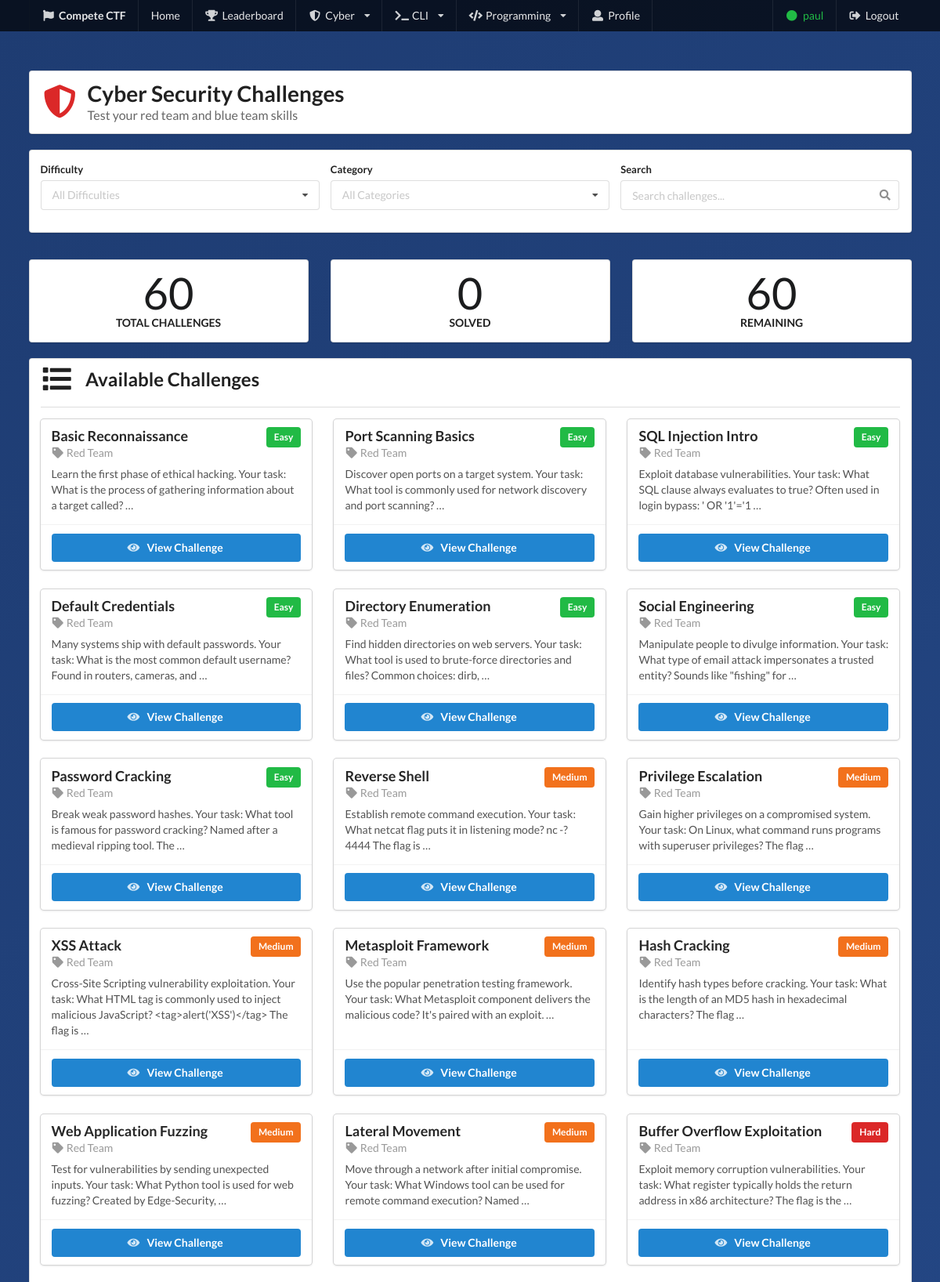
The app's page /cyber/challenges/ (signed in, upper part) with its own data.
### cyber/models.py (models this page shows, shortened)
class NewCyberChallenge(models.Model):
    title = models.CharField(max_length=100)
    description = models.TextField()
    DIFFICULTY_LEVELS = [
        ('Easy', 'Easy'),
        ('Medium', 'Medium'),
        ('Hard', 'Hard'),
    ]
    difficulty = models.CharField(choices=DIFFICULTY_LEVELS, max_length=10, default='Easy')
    CATEGORY_CHOICES = [
        ('Red Team', 'Red Team'),
        ('Blue Team', 'Blue Team'),
        ('Miscellaneous', 'Miscellaneous'),
    ]
    category = models.CharField(choices=CATEGORY_CHOICES, max_length=20, default='Miscellaneous')
    flag = models.CharField(max_length=100)

### cyber/views.py (the view)
# urls.py: path('challenges/', views.challenge_list, name='cli_challenge_list'),
@login_required
def challenge_list(request):
    challenges = NewCyberChallenge.objects.all()
    difficulty = request.GET.get('difficulty')
    category = request.GET.get('category')
    search_query = request.GET.get('search')
    if difficulty:
        challenges = challenges.filter(difficulty=difficulty)
    if category:
        challenges = challenges.filter(category=category)
    if search_query:
        challenges = challenges.filter(name__icontains=search_query)
    total_challenges = challenges.count()
    solved_count = SolvedChallenge.objects.filter(
        user=request.user,
        challenge_type='cyber'
    ).count()
    remaining_count = total_challenges - solved_count
    return render(request, 'cyber/challenge_list.html', {
        'challenges': challenges,
        'total_challenges': total_challenges,
        'solved_count': solved_count,
        'remaining_count': remaining_count
    })

### cyber/templates/cyber/challenge_list.html (shortened to what this page needs)
{% extends 'base.html' %}
{% block content %}
<div class="ui container main-container">
    <div class="ui segment ctf-card">
        <div class="ui stackable grid">
            <div class="twelve wide column">
                <h1 class="ui header">
                    <i class="shield alternate icon red"></i>
                    <div class="content">
                        Cyber Security Challenges
                        <div class="sub header">Test your red team and blue team skills</div>
                    </div>
                </h1>
            </div>
            <div class="four wide column right aligned">
            </div>
        </div>
    </div>
    <div class="ui segment ctf-card" style="margin-top: 20px;">
        <form class="ui form">
            <div class="three fields">
                <div class="field">
                    <label>Difficulty</label>
                    <select class="ui dropdown" name="difficulty" id="difficultyFilter" onchange="this.form.submit()" id="difficultyFilter">
                        <option value="">All Difficulties</option>
                    </select>
                </div>
                <div class="field">
                    <label>Category</label>
                    <select class="ui dropdown" id="categoryFilter">
                        <option value="" name="category" id="categoryFilter" onchange="this.form.submit()">All Categories</option>
                    </select>
                </div>
                <div class="field">
                    <label>Search</label>
                    <div class="ui icon input">
                        <input type="text" placeholder="Search challenges..." name="search" id="searchBox">
                    </div>
                </div>
            </div>
        </form>
    </div>
    <div class="ui three column stackable grid" style="margin-top: 20px;">
        <div class="column">
            <div class="ui segment ctf-card center aligned">
                <div class="ui statistic">
                    <div class="value">{{ total_challenges }}</div>
                    <div class="label">Total Challenges</div>
                </div>
            </div>
        </div>
        <div class="column">
            <div class="ui segment ctf-card center aligned">
                <div class="ui statistic">
                    <div class="value">{{ solved_count }}</div>
                    <div class="label">Solved</div>
                </div>
            </div>
        </div>
        <div class="column">
            <div class="ui segment ctf-card center aligned">
                <div class="ui statistic">
                    <div class="value">{{ remaining_count }}</div>
                    <div class="label">Remaining</div>
                </div>
            </div>
        </div>
    </div>
    <div class="ui segment ctf-card" style="margin-top: 20px;">
        <h2 class="ui header">
            <i class="list icon"></i>
            Available Challenges
        </h2>
        <div class="ui divider"></div>
        {% if challenges %}
            <div class="ui three stackable cards">
                {% for challenge in challenges %}
                <div class="card challenge-card" data-difficulty="{{ challenge.difficulty }}" data-category="{{ challenge.category }}">
                    <div class="content">
                        <div class="header">
                            {{ challenge.title }}
                            <div class="ui right floated">
                                {% if challenge.difficulty == 'Easy' %}
                                    <span class="ui green label">{{ challenge.difficulty }}</span>
                                {% elif challenge.difficulty == 'Medium' %}
                                    <span class="ui orange label">{{ challenge.difficulty }}</span>
                                {% else %}
                                    <span class="ui red label">{{ challenge.difficulty }}</span>
                                {% endif %}
                            </div>
                        </div>
                        <div class="meta">
                            <i class="tag icon"></i>
                            {{ challenge.category }}
                        </div>
                        <div class="description">
                            {{ challenge.description|truncatewords:20 }}
                        </div>
                    </div>
                    <div class="extra content">
                        <div class="ui two buttons">
                            <a href="{% url 'cyber_challenge_detail' challenge.id %}" class="ui primary button">
                                <i class="eye icon"></i>
                                View Challenge
                            </a>
                        </div>
                    </div>
                </div>
                {% endfor %}
            </div>
        {% endif %}
    </div>
</div>
{% endblock %}

### website/templates/base.html (shortened to what this page needs)
<!DOCTYPE html>
<html lang="en">
<head>
    <link rel="stylesheet" href="https://cdn.jsdelivr.net/npm/semantic-ui@2.4.2/dist/semantic.min.css">
</head>
<body>
    <div class="ui inverted menu main-nav">
        <div class="ui container">
            <a href="{% url 'home' %}" class="header item">
                <i class="flag icon"></i>
                Compete CTF
            </a>
            <a href="{% url 'home' %}" class="item">Home</a>
            <a href="{% url 'leaderboard' %}" class="item">
                <i class="trophy icon"></i> Leaderboard
            </a>
            <div class="ui dropdown item">
                <i class="shield alternate icon"></i> Cyber
                <i class="dropdown icon"></i>
            </div>
            <div class="ui dropdown item">
                <i class="terminal icon"></i> CLI
                <i class="dropdown icon"></i>
            </div>
            <div class="ui dropdown item">
                <i class="code icon"></i> Programming
                <i class="dropdown icon"></i>
            </div>
            {% if user.is_authenticated %}
                <a href="{% url 'profile' %}" class="item">
                    <i class="user icon"></i> Profile
                </a>
                <div class="right menu">
                    <div class="item">
                        <span style="color: #21ba45;">
                            <i class="circle icon"></i> {{ user.username }}
                        </span>
                    </div>
                    <a href="{% url 'logout' %}" class="item">
                        <i class="sign out icon"></i> Logout
                    </a>
                </div>
            {% endif %}
        </div>
    </div>
    {% block content %}{% endblock %}
</body>
</html>

### website/templates/base.html (style rules this page uses)
body { background: linear-gradient(135deg, #1e3c72 0%, #2a5298 100%); min-height: 100vh; }
.main-nav { background: rgba(0, 0, 0, 0.7) !important; border-radius: 0 !important; border: none !important; margin: 0 !important; }
.main-container { margin-top: 50px; margin-bottom: 50px; }
.ctf-card { background: rgba(255, 255, 255, 0.95); box-shadow: 0 10px 30px rgba(0, 0, 0, 0.3); }
.challenge-card { transition: transform 0.3s; }

### records on screen
NewCyberChallenge: title "Basic Reconnaissance", difficulty "Easy", category "Red Team", description "Learn the first phase of ethical hacking. Your task: What is the process of gathering information about a target called? …"
NewCyberChallenge: title "Port Scanning Basics", difficulty "Easy", category "Red Team", description "Discover open ports on a target system. Your task: What tool is commonly used for network discovery and port scanning? …"
NewCyberChallenge: title "SQL Injection Intro", difficulty "Easy", category "Red Team", description "Exploit database vulnerabilities. Your task: What SQL clause always evaluates to true? Often used in login bypass: ' OR '1'='1 …"
NewCyberChallenge: title "Default Credentials", difficulty "Easy", category "Red Team", description "Many systems ship with default passwords. Your task: What is the most common default username? Found in routers, cameras, and …"
NewCyberChallenge: title "Directory Enumeration", difficulty "Easy", category "Red Team", description "Find hidden directories on web servers. Your task: What tool is used to brute-force directories and files? Common choices: dirb, …"
NewCyberChallenge: title "Social Engineering", difficulty "Easy", category "Red Team", description "Manipulate people to divulge information. Your task: What type of email attack impersonates a trusted entity? Sounds like \"fishing\" for …"
NewCyberChallenge: title "Password Cracking", difficulty "Easy", category "Red Team", description "Break weak password hashes. Your task: What tool is famous for password cracking? Named after a medieval ripping tool. The …"
NewCyberChallenge: title "Reverse Shell", difficulty "Medium", category "Red Team", description "Establish remote command execution. Your task: What netcat flag puts it in listening mode? nc -? 4444 The flag is …"
NewCyberChallenge: title "Privilege Escalation", difficulty "Medium", category "Red Team", description "Gain higher privileges on a compromised system. Your task: On Linux, what command runs programs with superuser privileges? The flag …"
NewCyberChallenge: title "XSS Attack", difficulty "Medium", category "Red Team", description "Cross-Site Scripting vulnerability exploitation. Your task: What HTML tag is commonly used to inject malicious JavaScript? <tag>alert('XSS')</tag> The flag is …"
NewCyberChallenge: title "Metasploit Framework", difficulty "Medium", category "Red Team", description "Use the popular penetration testing framework. Your task: What Metasploit component delivers the malicious code? It's paired with an exploit. …"
NewCyberChallenge: title "Hash Cracking", difficulty "Medium", category "Red Team", description "Identify hash types before cracking. Your task: What is the length of an MD5 hash in hexadecimal characters? The flag …"
NewCyberChallenge: title "Web Application Fuzzing", difficulty "Medium", category "Red Team", description "Test for vulnerabilities by sending unexpected inputs. Your task: What Python tool is used for web fuzzing? Created by Edge-Security, …"
NewCyberChallenge: title "Lateral Movement", difficulty "Medium", category "Red Team", description "Move through a network after initial compromise. Your task: What Windows tool can be used for remote command execution? Named …"
NewCyberChallenge: title "Buffer Overflow Exploitation", difficulty "Hard", category "Red Team", description "Exploit memory corruption vulnerabilities. Your task: What register typically holds the return address in x86 architecture? The flag is the …"

### other values on screen
{{ user.username }} "paul"
{{ total_challenges }} "60"
{{ solved_count }} "0"
{{ remaining_count }} "60"
